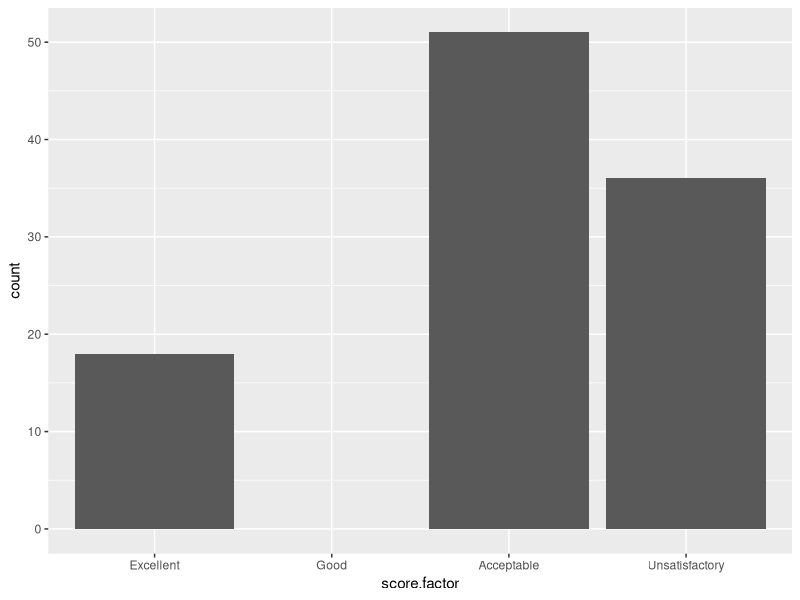
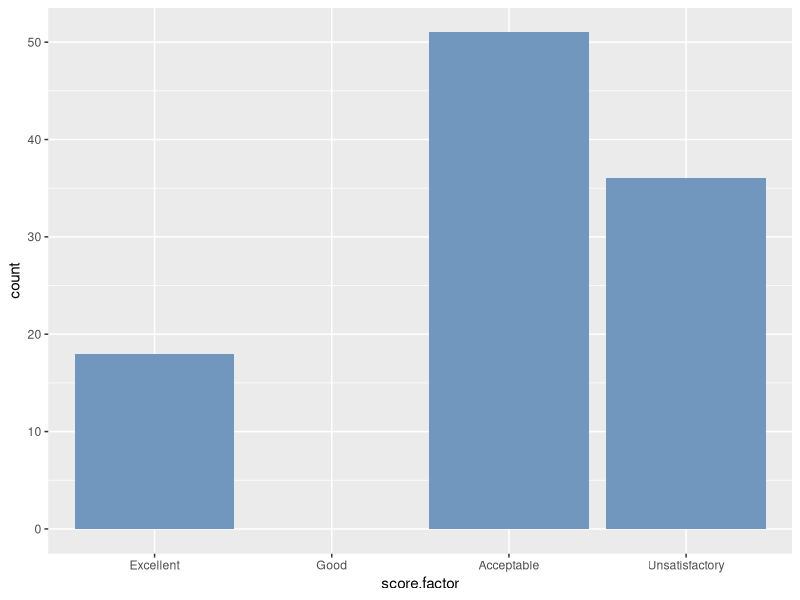
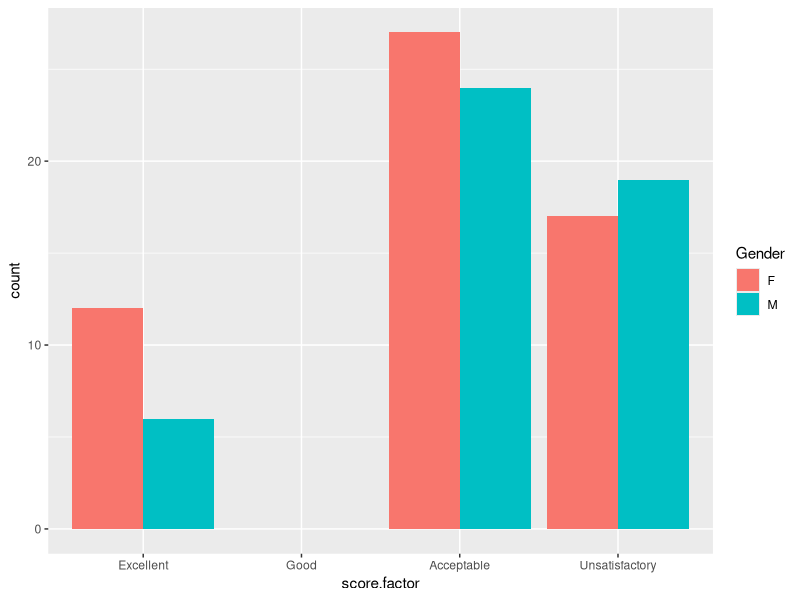
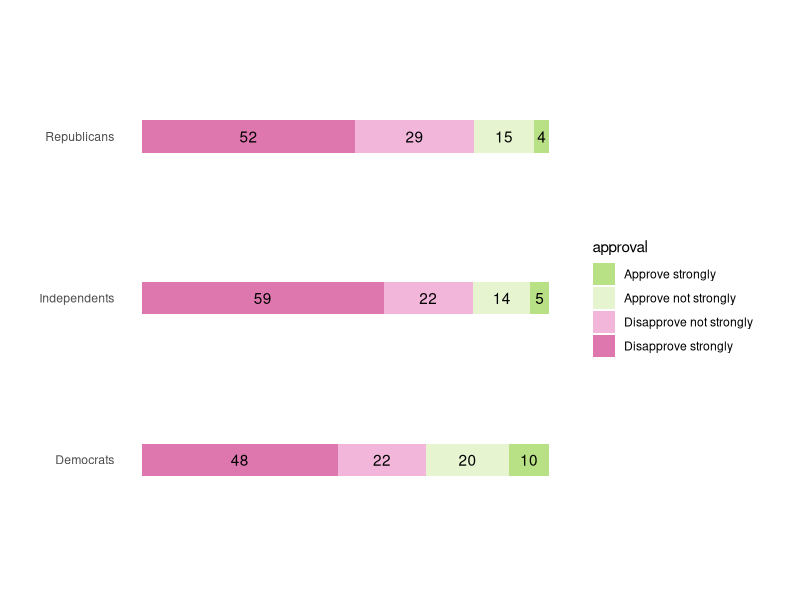

Source code (R) for these figures, in order:

# Load packages -----------------------------------------------------------

library(readxl)
library(tidyverse)

# Factor review -----------------------------------------------------------

exp <-
  read_excel('class_practice/factor_example.xlsx')

# costume a level order

exp_levels <-
  c('E', 'G', 'A', 'U')

# costume an ordered label

exp_labels <-
  c('Excellent', 'Good', 'Acceptable', 'Unsatisfactory')

# what if the level is set wrongly

exp_goof <-
  c('G', 'A', 'U')

# lessons: if end up in creating a lot of missing data, make sure all of the 
# possible values are in the vector being our levels

# create a factor with correct levels & labels

exp$score.factor <-
  exp$Score %>% 
  factor(levels = exp_levels,
         labels = exp_labels)

str(exp) # the variable 'score.factor' is shown in order, 
# and in numbers (the values), and with the level values

# create a bar chart with a costumed level order/label

exp %>% 
  ggplot(mapping = 
           aes(x = score.factor)) +
  geom_bar() +
  
  # cause there are 4 levels in all, this step introduces the 'Good' level
  
  scale_x_discrete(drop = FALSE)

# Bar charts --------------------------------------------------------------

# add in colors

exp %>% 
  ggplot(mapping = 
           aes(x = score.factor)) +
  geom_bar(fill = '#7297BF') +
  scale_x_discrete(drop = FALSE)

# add a grouping factor, and create a side-by-side bar

exp %>% 
  ggplot(mapping = 
           aes(x = score.factor)) +
  geom_bar(aes(fill = Gender),
           
           # 'dodge' will make the grouped bars side-by-side
           
           position = 'dodge') +
  scale_x_discrete(drop = FALSE)

# Stacked bar charts ------------------------------------------------------

# reshaping data from wide format to long format:
# need to create a new variable called 'party ID' (?)

congappxpid <-
  read_excel('class_practice/congappxpid.xlsx')

congapp <-
  congappxpid %>% 
  pivot_longer(
    
    # the names of variables that will contain the names of columns
    
    names_to = 'pid',
    
    # the vector short for 'percents'
               
    values_to = 'pct', 
    
    # range between column 2 and column 4
    
    2:4)

# customizing the appearance of a plot's non-data elements

# setting a theme element to 'element_blank()' for better Adobe Illustrator use

# add costumed levels to the bar chart

approval_levels <-
  c('Approve strongly', 
    'Approve not strongly',
    'Disapprove not strongly',
    'Disapprove strongly')

# factorize the wanted variable

congapp$approval <- factor(congapp$approval,
                           levels = approval_levels)

congapp %>% 
  ggplot(
    
    # 'aes()' 放在ggplot()里和geom_bar()里都是一样的，因为在这里只有一层，
    # 这相当于是global function可以被geom_bar使用
    
    aes(x = pid, 
        y = pct,
        fill = approval)) +
  geom_bar(
    
    # that means don't do any calculating, just use the data in the data set(?)
    
    stat = 'identity',
    
    # reduce the width of the bar
    
    width = 0.20) +
  theme(plot.margin = 
          unit(c(1, 1, 1, 1), 'cm')) +
  
  # Add value labels to the bar segments with 'geom_text()'
  
  geom_text(
    
    # add value labels, round the number to no decimal number for labels
    
    aes(label = round(pct, 0)), 
    
    # stack the bar segment labels(?)
    
    position = position_stack(vjust = 0.5)) +
  
  # to rotate the whole graph from vertical into horizontal
  
  coord_flip() +
  
  # add a manual color palette
  
  scale_fill_manual(values = c('#B8E186', 
                               '#E6f5D0',
                               '#F1B6DA',
                               '#DE77AE')) +
                                          
  # make it easier for Adobe Illustrator
  
  theme(
    
    # could check by yourself to see the function of each line
    
    axis.title.x = element_blank(),
    axis.title.y = element_blank(),
    axis.ticks.x = element_blank(),
    axis.ticks.y = element_blank(),
    axis.text.x = element_blank(),
    panel.background = element_blank())

# Now, it is fine to export to a PDF file and refine in Adobe Illustrator.
# Include: annotation, positioning, font family and size, data source, etc.

# Time series  ------------------------------------------------------------

# After spring break
















